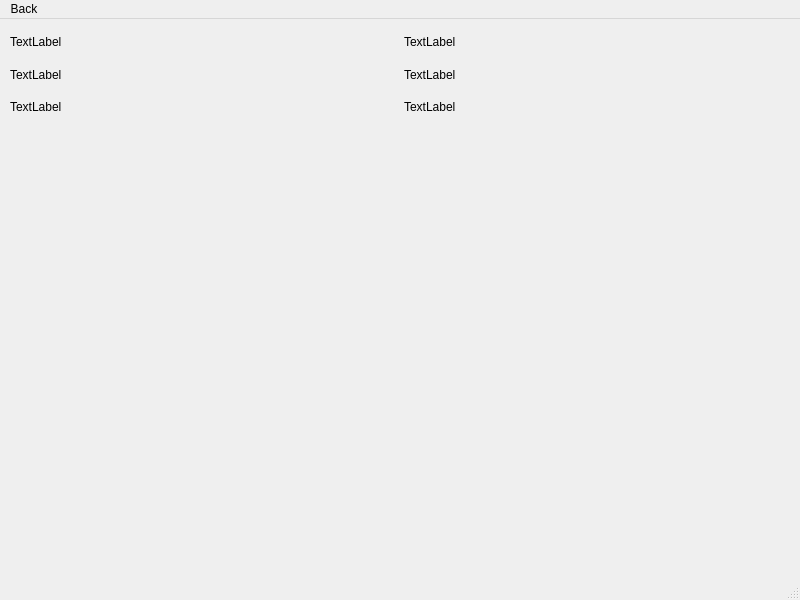
<?xml version="1.0" encoding="UTF-8"?>
<ui version="4.0">
 <class>WBSDButton7Counters</class>
 <widget class="QMainWindow" name="WBSDButton7Counters">
  <property name="geometry">
   <rect>
    <x>0</x>
    <y>0</y>
    <width>800</width>
    <height>600</height>
   </rect>
  </property>
  <property name="windowTitle">
   <string>Button 7 Counters</string>
  </property>
  <widget class="QWidget" name="centralwidget">
   <widget class="QWidget" name="gridLayoutWidget">
    <property name="geometry">
     <rect>
      <x>10</x>
      <y>10</y>
      <width>781</width>
      <height>91</height>
     </rect>
    </property>
    <layout class="QGridLayout" name="gridLayout">
     <item row="0" column="0">
      <widget class="QLabel" name="label_2">
       <property name="text">
        <string>TextLabel</string>
       </property>
      </widget>
     </item>
     <item row="2" column="0">
      <widget class="QLabel" name="label">
       <property name="text">
        <string>TextLabel</string>
       </property>
      </widget>
     </item>
     <item row="1" column="0">
      <widget class="QLabel" name="label_3">
       <property name="text">
        <string>TextLabel</string>
       </property>
      </widget>
     </item>
     <item row="0" column="1">
      <widget class="QLabel" name="label_4">
       <property name="text">
        <string>TextLabel</string>
       </property>
      </widget>
     </item>
     <item row="1" column="1">
      <widget class="QLabel" name="label_5">
       <property name="text">
        <string>TextLabel</string>
       </property>
      </widget>
     </item>
     <item row="2" column="1">
      <widget class="QLabel" name="label_6">
       <property name="text">
        <string>TextLabel</string>
       </property>
      </widget>
     </item>
    </layout>
   </widget>
  </widget>
  <widget class="QMenuBar" name="menubar">
   <property name="geometry">
    <rect>
     <x>0</x>
     <y>0</y>
     <width>800</width>
     <height>26</height>
    </rect>
   </property>
   <widget class="QMenu" name="menuBack">
    <property name="title">
     <string>Back</string>
    </property>
   </widget>
   <addaction name="menuBack"/>
  </widget>
  <widget class="QStatusBar" name="statusbar"/>
 </widget>
 <resources/>
 <connections/>
</ui>
